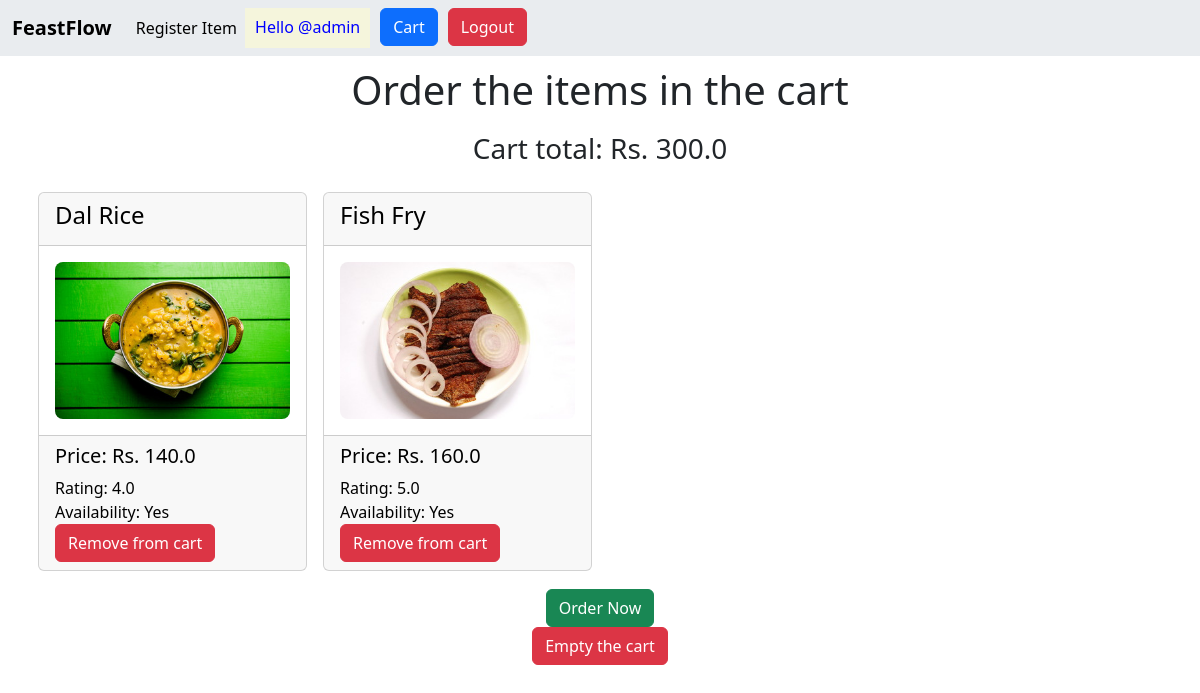
/showcart (signed in), run on the app's committed database.
### app1/models.py (models this page shows, shortened)
class Cart(models.Model):
    item = models.ForeignKey("Fooditem", on_delete=models.CASCADE)

class Fooditem(models.Model):
    itempic = models.ImageField(upload_to="images")
    itemname = models.CharField(max_length=100)
    price = models.FloatField()
    itemtype = models.CharField(max_length=100)
    rating = models.FloatField()
    availability = models.BooleanField()

### app1/views.py (the view)
# urls.py: path("showcart", render_show_cart, name="showcart"),
@login_required(login_url="userlogin")
def render_show_cart(request):
    all = Cart.objects.all()
    total = 0
    for i in all:
        total += i.item.price
    return render(request, "cart.html", {"all": all, "total": total})

### templates/cart.html (shortened to what this page needs)
<!doctype html>
<html lang="en">
  <head>
    <link href="https://cdn.jsdelivr.net/npm/bootstrap@5.3.3/dist/css/bootstrap.min.css" rel="stylesheet">
  </head>
  <body>
    {% include 'navbar.html' %}
    <h1 align="center" style="padding-top: 10px;">Order the items in the cart</h1>
    <h3 align="center" style="padding-top: 10px; padding-bottom: 10px;">Cart total: Rs. {{ total }}</h3>
  <div class="container ">
    <div class="row">
      {% for i in all %}
      <div class="p-2 col-lg-3">
        <a href="#" style="text-decoration: none; color: black">
        <div class="card ">
          <div class="card-header">
            <strong><h4>{{ i.item.itemname }}</h4></strong>
          </div>
            <div class="card-body">
              <img src="{{ i.item.itempic.url }}" alt="image" style="max-width: 100%; height: auto; border-radius: 8px">
            </div>
            <div class="card-footer">
              <h5>Price: Rs. {{ i.item.price }}</h5>
              Rating: {{ i.item.rating }}<br>
              Availability: {% if i.item.availability %}Yes{% else %}No{% endif %}
              <br>
              <a href="{% url 'removeitem' i.id %}"><button class="btn btn-danger">Remove from cart</button></a>
            </div>
        </div>
    </a>
      </div>
      {% endfor %}
    </div>
    <div class="container col-lg-2" align="center" style="padding-top: 10px;">
        <a href="{% url 'order' %}"><button class="btn btn-success">Order Now</button></a>
        <a href="{% url 'emptycart' %}"><button class="btn btn-danger">Empty the cart</button></a>
      </div>
  </body>
</html>

### templates/navbar.html (shortened to what this page needs)
<nav class="navbar navbar-expand-lg bg-body-secondary">
    <div class="container-fluid">
      <a class="navbar-brand" href="{% url 'home' %}"><strong>FeastFlow</strong></a>
      <div class="collapse navbar-collapse" id="navbarSupportedContent">
        <ul class="navbar-nav me-auto mb-2 mb-lg-0">
            {% if request.user.is_staff %}
          <li class="nav-item">
            <a class="nav-link active" aria-current="page" href="{% url 'itemreg' %}">Register Item</a>
          </li>
          {% endif %}
          {% if request.user.is_authenticated %}
          <div style="background-color: beige; border: 10px">
            <h6 align="center" style="padding-top: 10px; padding-left: 10px; padding-right: 10px; color: blue">Hello @{{ request.user.username }}</h6>
          </div>
          <li>
            <a href="{% url 'showcart' %}" style="padding-left: 10px;">
              <button class="btn btn-primary my-2 my-sm-0" type="submit">Cart</button>
            </a>
          </li>
          <li>
            <a href="{% url 'logout' %}" style="padding-left: 10px;">
              <button class="btn btn-danger my-2 my-sm-0" type="submit">Logout</button>
            </a>
          </li>
          {% endif %}
        </ul>
      </div>
    </div>
  </nav>

### data on the page
Cart: item.itemname "Dal Rice", item.itempic (picture), item.price "140.0", item.rating "4.0", shows "Yes"
Cart: item.itemname "Fish Fry", item.itempic (picture), item.price "160.0", item.rating "5.0", shows "Yes"

### other printed values
{{ request.user.username }} "admin"
{{ total }} "300.0"
